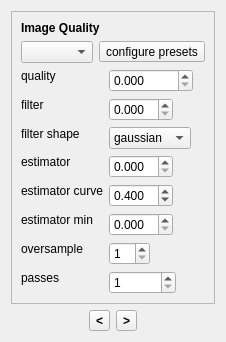
<?xml version="1.0" encoding="UTF-8"?>
<ui version="4.0">
 <class>ImageSettingsWidget</class>
 <widget class="QWidget" name="ImageSettingsWidget">
  <property name="geometry">
   <rect>
    <x>0</x>
    <y>0</y>
    <width>225</width>
    <height>334</height>
   </rect>
  </property>
  <property name="sizePolicy">
   <sizepolicy hsizetype="Minimum" vsizetype="Minimum">
    <horstretch>0</horstretch>
    <verstretch>0</verstretch>
   </sizepolicy>
  </property>
  <property name="windowTitle">
   <string>Image Settings</string>
  </property>
  <layout class="QGridLayout" name="gridLayout">
   <item row="0" column="0">
    <spacer name="horizontalSpacer_3">
     <property name="orientation">
      <enum>Qt::Horizontal</enum>
     </property>
     <property name="sizeHint" stdset="0">
      <size>
       <width>0</width>
       <height>0</height>
      </size>
     </property>
    </spacer>
   </item>
   <item row="0" column="1">
    <widget class="QStackedWidget" name="m_stackedWidget">
     <property name="sizePolicy">
      <sizepolicy hsizetype="Maximum" vsizetype="Maximum">
       <horstretch>0</horstretch>
       <verstretch>0</verstretch>
      </sizepolicy>
     </property>
     <property name="frameShape">
      <enum>QFrame::StyledPanel</enum>
     </property>
     <property name="frameShadow">
      <enum>QFrame::Sunken</enum>
     </property>
     <property name="currentIndex">
      <number>0</number>
     </property>
     <widget class="QWidget" name="page_5">
      <layout class="QVBoxLayout" name="verticalLayout" stretch="0,0,1">
       <item>
        <widget class="QLabel" name="label_2">
         <property name="font">
          <font>
           <weight>75</weight>
           <bold>true</bold>
          </font>
         </property>
         <property name="text">
          <string>Image Quality</string>
         </property>
        </widget>
       </item>
       <item>
        <layout class="QHBoxLayout" name="horizontalLayout_2">
         <item>
          <widget class="QComboBox" name="m_presetsComboBox">
           <property name="toolTip">
            <string>Image quality presets</string>
           </property>
          </widget>
         </item>
         <item>
          <widget class="QToolButton" name="m_presetsButton">
           <property name="toolTip">
            <string>configure presets</string>
           </property>
           <property name="text">
            <string>configure presets</string>
           </property>
           <property name="icon">
            <iconset resource="../qosmic.qrc">
             <normaloff>:/icons/silk/bullet_wrench.xpm</normaloff>:/icons/silk/bullet_wrench.xpm</iconset>
           </property>
          </widget>
         </item>
        </layout>
       </item>
       <item>
        <layout class="QFormLayout" name="formLayout">
         <property name="fieldGrowthPolicy">
          <enum>QFormLayout::FieldsStayAtSizeHint</enum>
         </property>
         <item row="0" column="0">
          <widget class="QLabel" name="label_17">
           <property name="sizePolicy">
            <sizepolicy hsizetype="Maximum" vsizetype="Maximum">
             <horstretch>0</horstretch>
             <verstretch>0</verstretch>
            </sizepolicy>
           </property>
           <property name="minimumSize">
            <size>
             <width>1</width>
             <height>0</height>
            </size>
           </property>
           <property name="maximumSize">
            <size>
             <width>49</width>
             <height>16777215</height>
            </size>
           </property>
           <property name="toolTip">
            <string>samples per pixel</string>
           </property>
           <property name="text">
            <string>quality</string>
           </property>
          </widget>
         </item>
         <item row="0" column="1">
          <widget class="DoubleValueEditor" name="m_qualityLineEdit">
           <property name="sizePolicy">
            <sizepolicy hsizetype="Maximum" vsizetype="Fixed">
             <horstretch>0</horstretch>
             <verstretch>0</verstretch>
            </sizepolicy>
           </property>
           <property name="decimals">
            <number>3</number>
           </property>
           <property name="maximum">
            <double>99999.990000000005239</double>
           </property>
           <property name="singleStep">
            <double>10.000000000000000</double>
           </property>
           <property name="value">
            <double>0.000000000000000</double>
           </property>
          </widget>
         </item>
         <item row="1" column="0">
          <widget class="QLabel" name="label_22">
           <property name="sizePolicy">
            <sizepolicy hsizetype="Maximum" vsizetype="Maximum">
             <horstretch>0</horstretch>
             <verstretch>0</verstretch>
            </sizepolicy>
           </property>
           <property name="minimumSize">
            <size>
             <width>1</width>
             <height>0</height>
            </size>
           </property>
           <property name="maximumSize">
            <size>
             <width>49</width>
             <height>16777215</height>
            </size>
           </property>
           <property name="toolTip">
            <string>spatial filter radius (variance of gaussian)</string>
           </property>
           <property name="text">
            <string>filter</string>
           </property>
          </widget>
         </item>
         <item row="1" column="1">
          <widget class="DoubleValueEditor" name="m_filterLineEdit">
           <property name="sizePolicy">
            <sizepolicy hsizetype="Maximum" vsizetype="Fixed">
             <horstretch>0</horstretch>
             <verstretch>0</verstretch>
            </sizepolicy>
           </property>
           <property name="decimals">
            <number>3</number>
           </property>
           <property name="singleStep">
            <double>0.100000000000000</double>
           </property>
          </widget>
         </item>
         <item row="2" column="0">
          <widget class="QLabel" name="label_34">
           <property name="sizePolicy">
            <sizepolicy hsizetype="Maximum" vsizetype="Maximum">
             <horstretch>0</horstretch>
             <verstretch>0</verstretch>
            </sizepolicy>
           </property>
           <property name="minimumSize">
            <size>
             <width>1</width>
             <height>0</height>
            </size>
           </property>
           <property name="toolTip">
            <string>shape of the spatial filter</string>
           </property>
           <property name="text">
            <string>filter shape</string>
           </property>
          </widget>
         </item>
         <item row="2" column="1">
          <widget class="QComboBox" name="m_filterShapeBox">
           <property name="sizePolicy">
            <sizepolicy hsizetype="Maximum" vsizetype="Fixed">
             <horstretch>0</horstretch>
             <verstretch>0</verstretch>
            </sizepolicy>
           </property>
           <property name="insertPolicy">
            <enum>QComboBox::InsertAtTop</enum>
           </property>
           <item>
            <property name="text">
             <string>gaussian</string>
            </property>
           </item>
           <item>
            <property name="text">
             <string>hermite</string>
            </property>
           </item>
           <item>
            <property name="text">
             <string>box</string>
            </property>
           </item>
           <item>
            <property name="text">
             <string>triangle</string>
            </property>
           </item>
           <item>
            <property name="text">
             <string>bell</string>
            </property>
           </item>
           <item>
            <property name="text">
             <string>bspline</string>
            </property>
           </item>
           <item>
            <property name="text">
             <string>mitchell</string>
            </property>
           </item>
           <item>
            <property name="text">
             <string>blackman</string>
            </property>
           </item>
           <item>
            <property name="text">
             <string>catrom</string>
            </property>
           </item>
           <item>
            <property name="text">
             <string>hanning</string>
            </property>
           </item>
           <item>
            <property name="text">
             <string>hamming</string>
            </property>
           </item>
           <item>
            <property name="text">
             <string>lanczos3</string>
            </property>
           </item>
           <item>
            <property name="text">
             <string>lanczos2</string>
            </property>
           </item>
           <item>
            <property name="text">
             <string>quadratic</string>
            </property>
           </item>
          </widget>
         </item>
         <item row="3" column="0">
          <widget class="QLabel" name="label_27">
           <property name="sizePolicy">
            <sizepolicy hsizetype="Maximum" vsizetype="Maximum">
             <horstretch>0</horstretch>
             <verstretch>0</verstretch>
            </sizepolicy>
           </property>
           <property name="minimumSize">
            <size>
             <width>1</width>
             <height>0</height>
            </size>
           </property>
           <property name="toolTip">
            <string>density estimation parameters for blurring low density hits</string>
           </property>
           <property name="text">
            <string>estimator</string>
           </property>
          </widget>
         </item>
         <item row="3" column="1">
          <widget class="DoubleValueEditor" name="m_estimatorLineEdit">
           <property name="sizePolicy">
            <sizepolicy hsizetype="Maximum" vsizetype="Fixed">
             <horstretch>0</horstretch>
             <verstretch>0</verstretch>
            </sizepolicy>
           </property>
           <property name="toolTip">
            <string>filter width for bin with one hit</string>
           </property>
           <property name="decimals">
            <number>3</number>
           </property>
           <property name="singleStep">
            <double>0.100000000000000</double>
           </property>
          </widget>
         </item>
         <item row="4" column="0">
          <widget class="QLabel" name="label_28">
           <property name="sizePolicy">
            <sizepolicy hsizetype="Maximum" vsizetype="Maximum">
             <horstretch>0</horstretch>
             <verstretch>0</verstretch>
            </sizepolicy>
           </property>
           <property name="minimumSize">
            <size>
             <width>1</width>
             <height>0</height>
            </size>
           </property>
           <property name="toolTip">
            <string>exponent on decay function</string>
           </property>
           <property name="text">
            <string>estimator curve</string>
           </property>
          </widget>
         </item>
         <item row="4" column="1">
          <widget class="DoubleValueEditor" name="m_estimatorCurveLineEdit">
           <property name="sizePolicy">
            <sizepolicy hsizetype="Maximum" vsizetype="Fixed">
             <horstretch>0</horstretch>
             <verstretch>0</verstretch>
            </sizepolicy>
           </property>
           <property name="decimals">
            <number>3</number>
           </property>
           <property name="minimum">
            <double>0.010000000000000</double>
           </property>
           <property name="singleStep">
            <double>0.100000000000000</double>
           </property>
           <property name="value">
            <double>0.400000000000000</double>
           </property>
          </widget>
         </item>
         <item row="5" column="0">
          <widget class="QLabel" name="label_29">
           <property name="sizePolicy">
            <sizepolicy hsizetype="Maximum" vsizetype="Maximum">
             <horstretch>0</horstretch>
             <verstretch>0</verstretch>
            </sizepolicy>
           </property>
           <property name="minimumSize">
            <size>
             <width>1</width>
             <height>0</height>
            </size>
           </property>
           <property name="toolTip">
            <string>minimum filter width used.  forces filter
 to be used of at least this width on all pts</string>
           </property>
           <property name="text">
            <string>estimator min</string>
           </property>
          </widget>
         </item>
         <item row="5" column="1">
          <widget class="DoubleValueEditor" name="m_estimatorMinLineEdit">
           <property name="sizePolicy">
            <sizepolicy hsizetype="Maximum" vsizetype="Fixed">
             <horstretch>0</horstretch>
             <verstretch>0</verstretch>
            </sizepolicy>
           </property>
           <property name="decimals">
            <number>3</number>
           </property>
           <property name="singleStep">
            <double>0.100000000000000</double>
           </property>
          </widget>
         </item>
         <item row="6" column="0">
          <widget class="QLabel" name="label_23">
           <property name="sizePolicy">
            <sizepolicy hsizetype="Maximum" vsizetype="Maximum">
             <horstretch>0</horstretch>
             <verstretch>0</verstretch>
            </sizepolicy>
           </property>
           <property name="minimumSize">
            <size>
             <width>1</width>
             <height>0</height>
            </size>
           </property>
           <property name="toolTip">
            <string>spatial oversample</string>
           </property>
           <property name="text">
            <string>oversample</string>
           </property>
          </widget>
         </item>
         <item row="6" column="1">
          <widget class="IntValueEditor" name="m_oversampleLineEdit">
           <property name="sizePolicy">
            <sizepolicy hsizetype="Maximum" vsizetype="Fixed">
             <horstretch>0</horstretch>
             <verstretch>0</verstretch>
            </sizepolicy>
           </property>
           <property name="minimum">
            <number>1</number>
           </property>
           <property name="singleStep">
            <number>1</number>
           </property>
          </widget>
         </item>
         <item row="7" column="0">
          <widget class="QLabel" name="label_24">
           <property name="sizePolicy">
            <sizepolicy hsizetype="Maximum" vsizetype="Maximum">
             <horstretch>0</horstretch>
             <verstretch>0</verstretch>
            </sizepolicy>
           </property>
           <property name="minimumSize">
            <size>
             <width>1</width>
             <height>0</height>
            </size>
           </property>
           <property name="toolTip">
            <string>sample density iterations. number of times
 the buckets are filtered into the accumulator</string>
           </property>
           <property name="text">
            <string>passes</string>
           </property>
          </widget>
         </item>
         <item row="7" column="1">
          <widget class="IntValueEditor" name="m_batchesLineEdit">
           <property name="sizePolicy">
            <sizepolicy hsizetype="Maximum" vsizetype="Fixed">
             <horstretch>0</horstretch>
             <verstretch>0</verstretch>
            </sizepolicy>
           </property>
           <property name="minimum">
            <number>1</number>
           </property>
           <property name="maximum">
            <number>100000</number>
           </property>
           <property name="singleStep">
            <number>1</number>
           </property>
          </widget>
         </item>
        </layout>
       </item>
      </layout>
     </widget>
     <widget class="QWidget" name="page_7">
      <layout class="QVBoxLayout" name="verticalLayout_3" stretch="0,1">
       <item>
        <widget class="QLabel" name="label_4">
         <property name="font">
          <font>
           <weight>75</weight>
           <bold>true</bold>
          </font>
         </property>
         <property name="text">
          <string>Conversions</string>
         </property>
        </widget>
       </item>
       <item>
        <layout class="QFormLayout" name="formLayout_3">
         <item row="0" column="0">
          <widget class="QLabel" name="label">
           <property name="sizePolicy">
            <sizepolicy hsizetype="Maximum" vsizetype="Maximum">
             <horstretch>0</horstretch>
             <verstretch>0</verstretch>
            </sizepolicy>
           </property>
           <property name="minimumSize">
            <size>
             <width>1</width>
             <height>0</height>
            </size>
           </property>
           <property name="toolTip">
            <string>the genome symmetry group
1 = no symmetry, 0 = random</string>
           </property>
           <property name="text">
            <string>symmetry</string>
           </property>
          </widget>
         </item>
         <item row="0" column="1">
          <layout class="QHBoxLayout" name="horizontalLayout" stretch="1,0">
           <property name="spacing">
            <number>0</number>
           </property>
           <property name="sizeConstraint">
            <enum>QLayout::SetMaximumSize</enum>
           </property>
           <item>
            <widget class="IntValueEditor" name="m_symmetryLineEdit">
             <property name="sizePolicy">
              <sizepolicy hsizetype="Maximum" vsizetype="Fixed">
               <horstretch>1</horstretch>
               <verstretch>0</verstretch>
              </sizepolicy>
             </property>
             <property name="minimum">
              <number>-99</number>
             </property>
             <property name="maximum">
              <number>99</number>
             </property>
             <property name="value">
              <number>1</number>
             </property>
            </widget>
           </item>
           <item>
            <widget class="QToolButton" name="m_applySymmetryButton">
             <property name="sizePolicy">
              <sizepolicy hsizetype="Expanding" vsizetype="Fixed">
               <horstretch>0</horstretch>
               <verstretch>0</verstretch>
              </sizepolicy>
             </property>
             <property name="toolTip">
              <string>apply symmetry to the genome</string>
             </property>
             <property name="text">
              <string>...</string>
             </property>
             <property name="icon">
              <iconset resource="../qosmic.qrc">
               <normaloff>:/icons/silk/wand.xpm</normaloff>:/icons/silk/wand.xpm</iconset>
             </property>
             <property name="iconSize">
              <size>
               <width>16</width>
               <height>16</height>
              </size>
             </property>
            </widget>
           </item>
          </layout>
         </item>
        </layout>
       </item>
      </layout>
     </widget>
    </widget>
   </item>
   <item row="0" column="2">
    <spacer name="horizontalSpacer_4">
     <property name="orientation">
      <enum>Qt::Horizontal</enum>
     </property>
     <property name="sizeHint" stdset="0">
      <size>
       <width>0</width>
       <height>0</height>
      </size>
     </property>
    </spacer>
   </item>
   <item row="1" column="1">
    <layout class="QHBoxLayout" name="horizontalLayout_4">
     <item>
      <spacer name="horizontalSpacer">
       <property name="orientation">
        <enum>Qt::Horizontal</enum>
       </property>
       <property name="sizeHint" stdset="0">
        <size>
         <width>1</width>
         <height>1</height>
        </size>
       </property>
      </spacer>
     </item>
     <item>
      <layout class="QHBoxLayout" name="horizontalLayout_3" stretch="0,0">
       <property name="sizeConstraint">
        <enum>QLayout::SetMaximumSize</enum>
       </property>
       <item>
        <widget class="QToolButton" name="m_goLeftButton">
         <property name="font">
          <font>
           <weight>75</weight>
           <bold>true</bold>
          </font>
         </property>
         <property name="text">
          <string>&lt;</string>
         </property>
         <property name="icon">
          <iconset resource="../qosmic.qrc">
           <normaloff>:/icons/silk/bullet_arrow_left.xpm</normaloff>:/icons/silk/bullet_arrow_left.xpm</iconset>
         </property>
        </widget>
       </item>
       <item>
        <widget class="QToolButton" name="m_goRightButton">
         <property name="font">
          <font>
           <weight>75</weight>
           <bold>true</bold>
          </font>
         </property>
         <property name="text">
          <string>&gt;</string>
         </property>
         <property name="icon">
          <iconset resource="../qosmic.qrc">
           <normaloff>:/icons/silk/bullet_arrow_right.xpm</normaloff>:/icons/silk/bullet_arrow_right.xpm</iconset>
         </property>
        </widget>
       </item>
      </layout>
     </item>
     <item>
      <spacer name="horizontalSpacer_2">
       <property name="orientation">
        <enum>Qt::Horizontal</enum>
       </property>
       <property name="sizeHint" stdset="0">
        <size>
         <width>1</width>
         <height>1</height>
        </size>
       </property>
      </spacer>
     </item>
    </layout>
   </item>
   <item row="2" column="1">
    <spacer name="verticalSpacer">
     <property name="orientation">
      <enum>Qt::Vertical</enum>
     </property>
     <property name="sizeHint" stdset="0">
      <size>
       <width>186</width>
       <height>0</height>
      </size>
     </property>
    </spacer>
   </item>
  </layout>
 </widget>
 <customwidgets>
  <customwidget>
   <class>DoubleValueEditor</class>
   <extends>QDoubleSpinBox</extends>
   <header>doublevalueeditor.h</header>
  </customwidget>
  <customwidget>
   <class>IntValueEditor</class>
   <extends>QSpinBox</extends>
   <header>intvalueeditor.h</header>
  </customwidget>
 </customwidgets>
 <resources>
  <include location="../qosmic.qrc"/>
 </resources>
 <connections/>
</ui>
